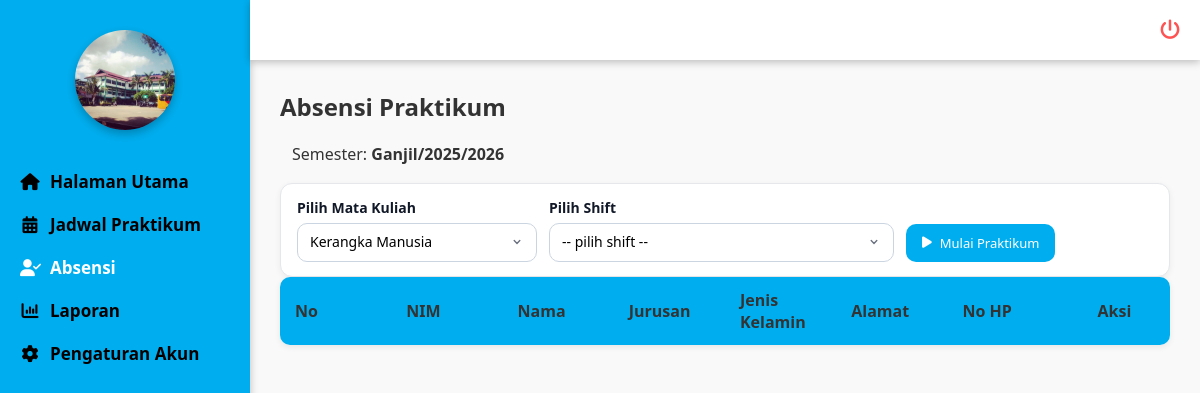
Screenshot of /dosen/absen/absen.php (signed in) with the database file from the repository.
### tables this page shows
CREATE TABLE `semester` (
  `id` int NOT NULL,
  `nama_semester` varchar(50) NOT NULL,
  `tahun_ajaran` varchar(20) NOT NULL,
  `status` enum('Aktif','Tidak Aktif') NOT NULL DEFAULT 'Aktif'
);

CREATE TABLE `matakuliah_praktikum` (
  `id` int NOT NULL,
  `kode_mk` varchar(20) NOT NULL,
  `nama_mk` varchar(100) NOT NULL,
  `sks` int NOT NULL,
  `semester` varchar(10) NOT NULL,
  `id_semester` int DEFAULT NULL,
  `modul` varchar(255) DEFAULT NULL
);

### dosen/absen/absen.php (the view, shortened to what this page needs)
<?php
include '../../koneksi/koneksi.php';
function e($v){ return htmlspecialchars((string)($v ?? ''), ENT_QUOTES, 'UTF-8'); }
$CSRF = $_SESSION['csrf'];
$id_dosen = (int)($_SESSION['dosen_id'] ?? 0);
$semAktif = mysqli_fetch_assoc(
  mysqli_query($conn, "SELECT id, nama_semester, tahun_ajaran FROM semester WHERE status='Aktif' LIMIT 1")
);
$id_semester_aktif = $semAktif['id'] ?? null;
$mkList = [];
$shiftIdToMkId = [];
if ($id_semester_aktif && $id_dosen) {
  $q = mysqli_query($conn, "
    SELECT
      mk.id   AS mk_id, mk.nama_mk,
      jp.id   AS id_jadwal, jp.hari, jp.jam_mulai, jp.jam_selesai,
      COALESCE(r.nama_ruangan,'') AS nama_ruangan
    FROM jadwal_praktikum jp
    JOIN matakuliah_praktikum mk ON mk.id = jp.id_mk
    LEFT JOIN ruangan r ON r.id = jp.id_ruangan
    WHERE jp.id_semester = ".(int)$id_semester_aktif."
      AND jp.id_dosen    = ".(int)$id_dosen."
    ORDER BY mk.nama_mk ASC, FIELD(jp.hari,'Senin','Selasa','Rabu','Kamis','Jumat','Sabtu','Minggu'), jp.jam_mulai
  ");
  while($row = mysqli_fetch_assoc($q)){
    $mk_id = (int)$row['mk_id'];
    $mkList[$mk_id] = $row['nama_mk'];
    $shiftIdToMkId[(int)$row['id_jadwal']] = $mk_id;
  }
}
include '../../koneksi/sidebardosen.php';
$sedang_sesi   = (int)($_SESSION['absensi']['sesi_id'] ?? 0);
$sedang_jadwal = (int)($_SESSION['absensi']['id_jadwal'] ?? 0);
$daftar_mhs    = [];
$mkInfo        = null;
$preselect_mk_id = 0;
if ($sedang_jadwal && isset($shiftIdToMkId[$sedang_jadwal])) {
  $preselect_mk_id = (int)$shiftIdToMkId[$sedang_jadwal];
} else {
  if (!empty($mkList)) $preselect_mk_id = (int)array_key_first($mkList);
}
?>
<!doctype html>
<html lang="id">
<head>
<link rel="stylesheet" href="https://cdn.datatables.net/1.13.6/css/jquery.dataTables.min.css">
<link rel="stylesheet" href="https://cdnjs.cloudflare.com/ajax/libs/font-awesome/6.5.0/css/all.min.css">
</head>
<body>
<div class="area-utama">
  <h2>Absensi Praktikum</h2>
  <?php if(!$id_semester_aktif): ?>
    <div class="kotak-info info-peringatan">Belum ada <b>Semester</b> berstatus <b>Aktif</b>.</div>
  <?php else: ?>
    <div class="kotak-info info-berhasil">Semester: <b><?= e($semAktif['nama_semester']) ?></b><b>/</b><b><?= e($semAktif['tahun_ajaran']) ?></b></div>
  <?php endif; ?>
  <form method="post" class="bar filter-panel" autocomplete="off">
    <div class="field">
      <label for="mk_id"><b>Pilih Mata Kuliah</b></label>
      <select id="mk_id" <?= $sedang_sesi ? 'disabled' : '' ?> class="select-styled">
        <?php foreach($mkList as $mk_id=>$nm): ?>
          <option value="<?= (int)$mk_id ?>" <?= ($preselect_mk_id===(int)$mk_id ? 'selected':'') ?>><?= e($nm) ?></option>
        <?php endforeach; ?>
      </select>
    </div>
    <div class="field">
      <label for="id_jadwal"><b>Pilih Shift</b></label>
      <select name="id_jadwal" id="id_jadwal" <?= $sedang_sesi ? 'disabled' : '' ?> required class="select-styled">
        <option value="">-- pilih shift --</option>
      </select>
    </div>
    <button class="tombol-umum tombol-mulai" type="submit" <?= (!$id_semester_aktif || $sedang_sesi) ? 'disabled' : '' ?>>
      <i class="fa-solid fa-play"></i> Mulai Praktikum
    </button>
  </form>
  <?php
    $sesiAktif = ($sedang_sesi && $mkInfo && !empty($daftar_mhs));
  ?>
  <?php if ($sesiAktif): ?>
    <form method="post" id="form-absen" autocomplete="off">
      <input type="hidden" name="aksi" value="selesai">
      <input type="hidden" name="csrf" value="<?= e($CSRF) ?>">
      <table id="tabel-absen" class="tabel-absensi">
        <thead>
          <tr>
            <th>No</th>
            <th>NIM</th>
            <th>Nama</th>
            <th>Jurusan</th>
            <th>Jenis Kelamin</th>
            <th>Alamat</th>
            <th>No HP</th>
            <th style="text-align:center;">Aksi</th>
          </tr>
        </thead>
        <tbody>
          <?php $no=1; foreach($daftar_mhs as $m): $id_mhs=(int)$m['id_mhs']; ?>
            <tr>
              <td data-label="No"><?= $no++ ?></td>
              <td data-label="NIM"><?= e($m['nim']) ?></td>
              <td data-label="Nama"><?= e($m['nama']) ?></td>
              <td data-label="Jurusan"><?= e($m['jurusan']) ?></td>
              <td data-label="Jenis Kelamin"><?= e($m['jenis_kelamin']) ?></td>
              <td data-label="Alamat"><?= e($m['alamat']) ?></td>
              <td data-label="No HP"><?= e($m['no_hp']) ?></td>
              <td data-label="Aksi" class="kolom-aksi">
                <label class="lencana"><input type="radio" name="mhs[<?= $id_mhs ?>]" value="H">Hadir</label>
                <label class="lencana"><input type="radio" name="mhs[<?= $id_mhs ?>]" value="A">Alpha</label>
                <label class="lencana"><input type="radio" name="mhs[<?= $id_mhs ?>]" value="I">Izin</label>
              </td>
            </tr>
          <?php endforeach; ?>
        </tbody>
      </table>
      <div style="margin-top:14px; display:flex; gap:10px; justify-content:flex-end;">
        <button type="button" id="tandai-hadir-semua" class="lencana">Tandai Hadir Semua</button>
        <button type="submit" class="tombol-umum tombol-selesai"><i class="fa-solid fa-check"></i> Selesai Absen</button>
      </div>
    </form>
  <?php else: ?>
    <table id="tabel-absen" class="tabel-absensi">
      <thead>
        <tr>
          <th>No</th>
          <th>NIM</th>
          <th>Nama</th>
          <th>Jurusan</th>
          <th>Jenis Kelamin</th>
          <th>Alamat</th>
          <th>No HP</th>
          <th style="text-align:center;">Aksi</th>
        </tr>
      </thead>
    </table>
  <?php endif; ?>
</div>
</body>
</html>

### koneksi/sidebardosen.php (style rules this page uses)
* { margin: 0; padding: 0; box-sizing: border-box; font-family: 'Segoe UI', Tahoma, Geneva, Verdana, sans-serif; }
body { display: flex; min-height: 100vh; background: #f3f3f3; overflow-x: hidden; }

### dosen/absen/absen.php (style rules this page uses)
.area-utama { margin-left:250px; margin-top:60px; padding:30px; min-height:calc(100vh - 60px); background:#f9f9f9; font-family:Arial,sans-serif; }
.area-utama h2 { margin-bottom:10px; color:#333; }
.tombol-umum { border:none; border-radius:6px; cursor:pointer; color:white; font-size:12px; transition:.2s; padding:8px 12px; }
.tombol-mulai { background: #00AEEF; }
.tabel-absensi { width:100%; border-collapse:collapse; background:#fff; border-radius:10px; overflow:hidden; box-shadow:0 2px 6px rgba(0,0,0,.08); table-layout:fixed; }
.tabel-absensi th { background: #00AEEF; color:#333; text-align:left; padding:12px 15px; }
.kotak-info { padding:10px 12px; border-radius:8px; margin:8px 0; }
.info-berhasil { color: #333; }
.filter-panel { background:#fff; border:1px solid #e5e7eb; border-radius:12px; padding:14px 16px; box-shadow:0 2px 6px rgba(0,0,0,.06); display:flex; gap:12px; flex-wrap:wrap; align-items:flex-end; }
.field { display:flex; flex-direction:column; gap:6px; }
.field label { font-weight:700; color:#111827; font-size:14px; }
.select-styled { appearance:none; background:#fff; border:1px solid #cbd5e1; border-radius:10px; padding:10px 42px 10px 12px; font-size:14px; line-height:1.2; min-width:240px; outline:none; transition:border-color .2s, box-shadow .2s; background-repeat:no-repeat; background-position:right 12px center; }
.filter-panel .tombol-umum { border-radius:10px; font-size:13px; padding:10px 16px; display:inline-flex; gap:8px; align-items:center; }

### rows the page displays
semester: nama_semester "Ganjil", tahun_ajaran "2025/2026"
matakuliah_praktikum: id "Kerangka Manusia"
